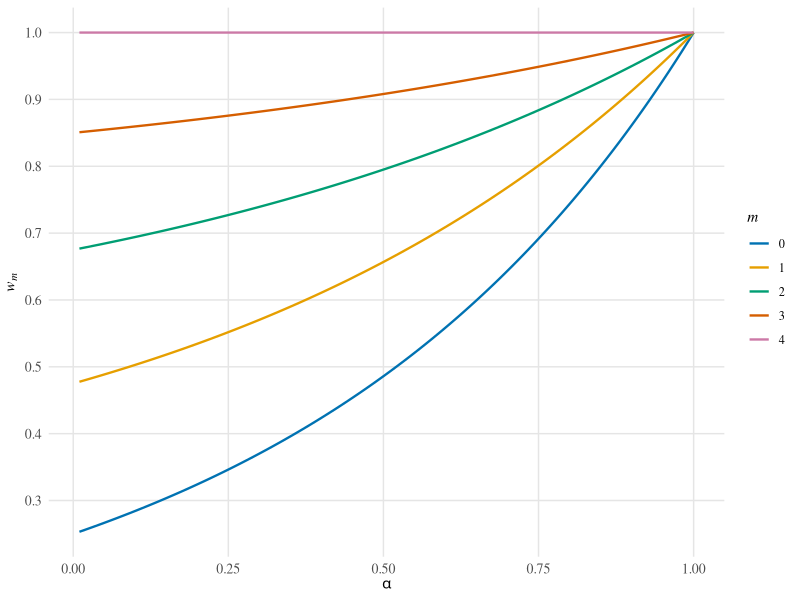

Generate this figure with R:
# Purpose: Plot theoretical welfare lines by risk-aversion parameter alpha
# Author: Claude
# Date: 2026-04-04

library(data.table)
library(ggplot2)

# FILE PATHS
OUTPUT_PATH <- "analysis/output/plots/welfare_theory.pdf"

# PARAMETERS
N_SELLERS <- 4
PRICES <- c(2, 4, 6, 8)  # p_n = 2n; price when n sellers remain
LIQUIDATION_VALUE <- 20
ALPHA_SEQ <- seq(0.01, 1, by = 0.01)
M_VALUES <- 0:4

# Colorblind-friendly palette (one per m value)
WELFARE_PALETTE <- c(
  "0" = "#0072B2",
  "1" = "#E69F00",
  "2" = "#009E73",
  "3" = "#D55E00",
  "4" = "#CC79A7"
)

# =====
# Theme for economics papers
# =====
theme_econ <- function() {
  theme_minimal() +
    theme(
      panel.grid.minor = element_blank(),
      panel.grid.major = element_line(color = "gray90"),
      text = element_text(family = "serif"),
      axis.text = element_text(size = 10),
      axis.title = element_text(size = 11)
    )
}

# =====
# Main function
# =====
main <- function() {
  dt <- build_welfare_data()
  p <- create_welfare_plot(dt)
  save_plot(p, OUTPUT_PATH)
  cat("Saved welfare plot to:", OUTPUT_PATH, "\n")
}

# =====
# Compute welfare for a single (alpha, m) pair
# =====
compute_welfare <- function(alpha, m) {
  exponent <- 1 - alpha
  # Sum of p_n^{1-alpha} for remaining sellers (n = m+1 to N)
  if (m < N_SELLERS) {
    price_sum <- sum(PRICES[(m + 1):N_SELLERS]^exponent)
  } else {
    price_sum <- 0
  }
  numerator <- price_sum + m * LIQUIDATION_VALUE^exponent
  denominator <- N_SELLERS * LIQUIDATION_VALUE^exponent
  return(numerator / denominator)
}

# =====
# Build data.table of welfare values across alpha and m
# =====
build_welfare_data <- function() {
  dt <- CJ(alpha = ALPHA_SEQ, m = M_VALUES)
  dt[, welfare := mapply(compute_welfare, alpha, m)]
  dt[, m := factor(m)]
  return(dt)
}

# =====
# Create welfare plot
# =====
create_welfare_plot <- function(dt) {
  p <- ggplot(dt, aes(x = alpha, y = welfare, color = m)) +
    geom_line(linewidth = 0.8) +
    scale_color_manual(values = WELFARE_PALETTE, name = expression(italic(m))) +
    scale_y_continuous(breaks = seq(0, 1, by = 0.1)) +
    labs(
      x = expression(alpha),
      y = expression(italic(w)[italic(m)])
    ) +
    theme_econ()
  return(p)
}

# =====
# Save as PDF
# =====
save_plot <- function(p, output_path) {
  output_dir <- dirname(output_path)
  if (!dir.exists(output_dir)) {
    dir.create(output_dir, recursive = TRUE)
  }
  ggsave(output_path, p, width = 7, height = 5)
}

# %%
if (!interactive()) main()
